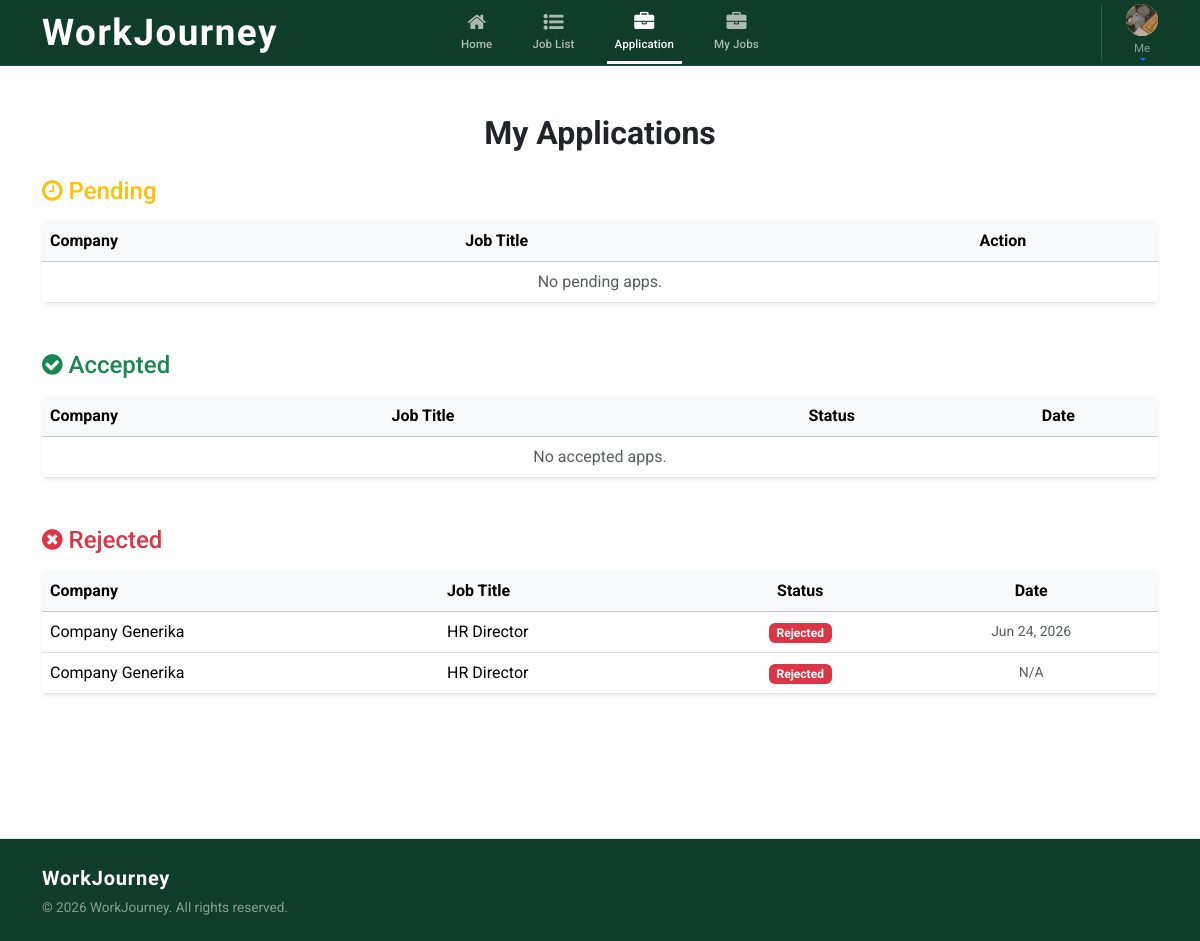
The page /pages/jobs.php (signed in) on the database its author committed.
### tables this page shows
CREATE TABLE `users` (
  `UserID` int(11) NOT NULL,
  `FullName` varchar(100) NOT NULL,
  `Email` varchar(150) NOT NULL,
  `Password` varchar(255) NOT NULL,
  `Usertype` varchar(255) NOT NULL,
  `Location` varchar(200) DEFAULT NULL,
  `JobTitle` varchar(100) DEFAULT NULL,
  `CompanyName` varchar(255) DEFAULT NULL,
  `ContactNumber` varchar(20) DEFAULT NULL,
  `ProfileImagePath` varchar(255) DEFAULT NULL
);

CREATE TABLE `applications` (
  `ApplicationID` int(11) NOT NULL,
  `JobID` int(11) NOT NULL,
  `ApplicantID` int(11) NOT NULL,
  `ResumePath` varchar(255) NOT NULL,
  `AppliedDate` timestamp NOT NULL DEFAULT current_timestamp(),
  `PortfolioPath` varchar(255) DEFAULT NULL,
  `Status` enum('Pending','Accepted','Rejected') DEFAULT 'Pending',
  `EmployerID` int(11) DEFAULT NULL,
  `StatusDate` datetime DEFAULT NULL,
  `coverletter` varchar(255) NOT NULL
);

CREATE TABLE `jobs` (
  `JobID` int(11) NOT NULL,
  `EmployerID` int(11) NOT NULL,
  `JobTitle` varchar(255) NOT NULL,
  `Description` text NOT NULL,
  `JobType` enum('Full-Time','Part-Time','Contract','Internship','Freelance') NOT NULL,
  `WorkSetup` enum('On-Site','Remote','Hybrid') NOT NULL,
  `ExperienceLevel` varchar(50) DEFAULT NULL,
  `Location` varchar(255) DEFAULT NULL,
  `PostedDate` timestamp NOT NULL DEFAULT current_timestamp(),
  `Salary` varchar(255) DEFAULT NULL,
  `Status` varchar(20) DEFAULT 'Open',
  `MaxApplicants` int(11) DEFAULT 1
);

### classes/UserClass.php (called while the page is built, shortened)
<?php
class UserClass
{
    private static $databaseName = "jobdb";
    private static $conn = null;
    private static function getDb()
    {
        if (self::$conn === null) {
            self::$conn = new mysqli("localhost", "root", "", self::$databaseName);
        }
        return self::$conn;
    }
    public static function getUserById($id)
    {
        $conn = self::getDb();
        $stmt = $conn->prepare("SELECT UserID, FullName, Email, JobTitle, Location, ContactNumber, ProfileImagePath, Usertype, CompanyName FROM users WHERE UserID = ? LIMIT 1");
        $stmt->bind_param("i", $id);
        $stmt->execute();
        $user = $stmt->get_result()->fetch_assoc();
        if ($user) {
            $user['DisplaySubtext'] = ($user['Usertype'] === 'employer')
                ? ($user['CompanyName'] ?? $user['JobTitle'])
                : ($user['JobTitle'] ?? '');
        }
        return $user;
    }
}

### classes/ApplicationClass.php (called while the page is built, shortened)
<?php
class ApplicationClass
{
    private static function getConnection(): mysqli
    {
        $conn = new mysqli("localhost", "root", "", "jobdb");
        return $conn;
    }
    public static function getApplicationsByUser(int $applicantId): array
    {
        $conn = self::getConnection();
        $stmt = $conn->prepare("
            SELECT a.*, j.JobTitle, j.JobType, j.WorkSetup, j.Location, u.FullName AS EmployerName, u.CompanyName
            FROM applications a
            JOIN jobs j ON a.JobID = j.JobID
            JOIN users u ON j.EmployerID = u.UserID
            WHERE a.ApplicantID = ?
            ORDER BY a.AppliedDate DESC
        ");
        $stmt->bind_param("i", $applicantId);
        $stmt->execute();
        $apps = $stmt->get_result()->fetch_all(MYSQLI_ASSOC);
        return $apps;
    }
}

### pages/jobs.php (the view, shortened to what this page needs)
<?php
require_once '../classes/UserClass.php';
require_once '../classes/ApplicationClass.php';
$user = UserClass::getUserById($_SESSION['user_id']);
$allApplications = ApplicationClass::getApplicationsByUser($_SESSION['user_id']);
$pendingApps = array_filter($allApplications, function($app) {
    return isset($app['Status']) && strtolower($app['Status']) === 'pending';
});
$acceptedApps = array_filter($allApplications, function($app) {
    return isset($app['Status']) && strtolower($app['Status']) === 'accepted';
});
$rejectedApps = array_filter($allApplications, function($app) {
    return isset($app['Status']) && strtolower($app['Status']) === 'rejected';
});
?>
<!DOCTYPE html>
<html lang="en">
<head>
  <link href="https://cdn.jsdelivr.net/npm/bootstrap@5.3.3/dist/css/bootstrap.min.css" rel="stylesheet" />
  <link rel="stylesheet" type="text/css" href="https://cdnjs.cloudflare.com/ajax/libs/font-awesome/4.7.0/css/font-awesome.min.css">
  <link href="styles.css" rel="stylesheet" />
</head>
<body>
  <nav class="navbar navbar-expand-lg bg-green border-bottom sticky-top py-0">
    <div class="container">
      <div class="d-flex align-items-center gap-2 my-2 my-lg-0 flex-grow-1 flex-lg-grow-0">
        <a class="navbar-brand jobful-title text-white m-0 pe-2 text-decoration-none" href="home.php">WorkJourney</a>
      </div>
      <div class="collapse navbar-collapse" id="navbarNav">
        <ul class="navbar-nav mx-auto align-items-center column-nav gap-0 gap-lg-4 py-2 py-lg-0">
          <li class="nav-item"><a class="nav-link d-flex flex-column align-items-center text-center text-white-50" href="home.php"><i class="fa fa-home fs-5 mb-1"></i><span class="nav-label">Home</span></a></li>
          <li class="nav-item"><a class="nav-link d-flex flex-column align-items-center text-center text-white-50" href="job-list.php"><i class="fa fa-list-ul fs-5 mb-1"></i><span class="nav-label">Job List</span></a></li>
          <li class="nav-item"><a class="nav-link d-flex flex-column align-items-center text-center active text-white" href="jobs.php"><i class="fa fa-briefcase fs-5 mb-1"></i><span class="nav-label">Application</span></a></li>
          <?php if (isset($user['Usertype']) && strtolower($user['Usertype']) !== 'employer'): ?>
    <li class="nav-item">
        <a class="nav-link d-flex flex-column align-items-center text-center" href="my-jobs.php">
            <i class="fa fa-briefcase fs-5 mb-1"></i>
            <span class="nav-label">My Jobs</span>
        </a>
    </li>
<?php endif; ?>
        </ul>
        <div class="navbar-nav ms-auto align-items-center border-start-lg ps-lg-4 py-2 py-lg-0">
          <div class="dropdown">
            <a class="d-flex flex-column align-items-center text-center text-decoration-none dropdown-toggle nav-link-profile" href="#" role="button" data-bs-toggle="dropdown" aria-expanded="false">
              <div class="avatar-sm mb-1 d-flex align-items-center justify-content-center overflow-hidden" style="width: 32px; height: 32px; border-radius: 50%; background: #eee;">
    <?php if (!empty($user['ProfileImagePath']) && file_exists("../uploads/profile_img/" . $user['ProfileImagePath'])): ?>
        <img src="../uploads/profile_img/<?= htmlspecialchars($user['ProfileImagePath']) ?>" style="width:100%; height:100%; object-fit:cover;">
    <?php else: ?>
        <span class="text-secondary fw-bold"><?= strtoupper(substr($user['FullName'] ?? 'U', 0, 1)) ?></span>
    <?php endif; ?>
</div>
              <span class="nav-label text-white-50">Me</span>
            </a>
          </div>
        </div>
      </div>
    </div>
  </nav>
<div class="container py-5">
    <h2 class="mb-4 fw-bold text-center">My Applications</h2>
    <div class="row justify-content-center">
        <div class="col-12 mb-5">
            <h4 class="mb-3 text-warning"><i class="fa fa-clock-o"></i> Pending</h4>
            <div class="table-responsive shadow-sm bg-white rounded">
                <table class="table table-hover align-middle mb-0">
                    <thead class="table-light">
                        <tr>
                            <th>Company</th>
                            <th>Job Title</th>
                            <th class="text-center">Action</th>
                        </tr>
                    </thead>
                    <tbody>
                        <?php if (!empty($pendingApps)): foreach ($pendingApps as $app): ?>
                            <tr>
                                <td>
                                    <?php
                                    $img = (!empty($app['ProfileImagePath']) && file_exists("../uploads/profile_img/" . $app['ProfileImagePath']))
                                           ? "../uploads/profile_img/" . htmlspecialchars($app['ProfileImagePath'])
                                           : null;
                                    ?>
                                    <?php if ($img): ?>
                                        <img src="<?= $img ?>" style="width:30px; height:30px; border-radius:50%; object-fit:cover; margin-right:8px;">
                                    <?php else: ?>
                                        <div class="d-inline-block bg-secondary text-white text-center" style="width:30px; height:30px; border-radius:50%; line-height:30px; margin-right:8px; font-size:12px;"><?= strtoupper(substr($app['CompanyName'] ?? '?', 0, 1)) ?></div>
                                    <?php endif; ?>
                                    <?= htmlspecialchars($app['CompanyName'] ?? 'N/A') ?>
                                </td>
                                <td><?= htmlspecialchars($app['JobTitle']) ?></td>
                                <td class="text-center">
                                    <form method="POST" onsubmit="return confirm('Withdraw application?');">
                                        <input type="hidden" name="withdraw_id" value="<?= $app['ApplicationID'] ?>">
                                        <button type="submit" class="btn btn-sm btn-outline-danger">Cancel</button>
                                    </form>
                                </td>
                            </tr>
                        <?php endforeach; else: ?>
                            <tr><td colspan="3" class="text-center text-muted">No pending apps.</td></tr>
                        <?php endif; ?>
                    </tbody>
                </table>
            </div>
        </div>
        <div class="col-12 mb-5">
            <h4 class="mb-3 text-success"><i class="fa fa-check-circle"></i> Accepted</h4>
<div class="table-responsive shadow-sm bg-white rounded">
    <table class="table table-hover align-middle mb-0">
        <thead class="table-light">
            <tr>
                <th>Company</th>
                <th>Job Title</th>
                <th class="text-center">Status</th>
                <th class="text-center">Date</th> </tr>
        </thead>
        <tbody>
            <?php if (!empty($acceptedApps)): foreach ($acceptedApps as $app): ?>
                <tr>
                    <td>
                        <?= htmlspecialchars($app['CompanyName'] ?? 'N/A') ?>
                    </td>
                    <td><?= htmlspecialchars($app['JobTitle']) ?></td>
                    <td class="text-center"><span class="badge bg-success">Confirmed</span></td>
                    <td class="text-center small text-muted">
                        <?= !empty($app['StatusDate']) ? date('M j, Y', strtotime($app['StatusDate'])) : 'N/A' ?>
                    </td>
                </tr>
            <?php endforeach; else: ?>
                <tr><td colspan="4" class="text-center text-muted">No accepted apps.</td></tr>
            <?php endif; ?>
        </tbody>
    </table>
</div>
        </div>
        <div class="col-12 mb-5">
            <h4 class="mb-3 text-danger"><i class="fa fa-times-circle"></i> Rejected</h4>
            <div class="table-responsive shadow-sm bg-white rounded">
    <table class="table table-hover align-middle mb-0">
        <thead class="table-light">
            <tr>
                <th>Company</th>
                <th>Job Title</th>
                <th class="text-center">Status</th>
                <th class="text-center">Date</th> </tr>
        </thead>
        <tbody>
            <?php if (!empty($rejectedApps)): foreach ($rejectedApps as $app): ?>
                <tr>
                    <td>
                        <?= htmlspecialchars($app['CompanyName'] ?? 'N/A') ?>
                    </td>
                    <td><?= htmlspecialchars($app['JobTitle']) ?></td>
                    <td class="text-center"><span class="badge bg-danger">Rejected</span></td>
                    <td class="text-center small text-muted">
                        <?= !empty($app['StatusDate']) ? date('M j, Y', strtotime($app['StatusDate'])) : 'N/A' ?>
                    </td>
                </tr>
            <?php endforeach; else: ?>
                <tr><td colspan="4" class="text-center text-muted">No rejected apps.</td></tr>
            <?php endif; ?>
        </tbody>
    </table>
</div>
        </div>
    </div>
  </div>
  <footer class="footer-custom mt-5 border-top bg-green text-white">
    <div class="container py-4">
      <div class="row align-items-center justify-content-between g-3">
        <div class="col-md-4 text-center text-md-start">
          <span class="jobful-title text-white fs-5 fw-bold text-decoration-none">WorkJourney</span>
          <p class="small-note text-white-50 mb-0 mt-1">&copy; 2026 WorkJourney. All rights reserved.</p>
        </div>
      </div>
    </div>
  </footer>
</body>
</html>

### pages/styles.css (style rules this page uses)
body { font-family: 'Roboto', sans-serif; margin: 0; background-color: #ffffff; display: flex; flex-direction: column; min-height: 100vh; }
html { height: 100%; }
.jobful-title { font-family: 'Antonio', sans-serif; font-size: 2.3rem; font-weight: 700; color: #0f3d2a; letter-spacing: 0.04em; margin-bottom: 0.25rem; }
.bg-green { background-color: #0f3d2a !important; }
.navbar { border-bottom: 1px solid rgba(255, 255, 255, 0.1) !important; }
.column-nav .nav-link { padding-top: 0.65rem !important; padding-bottom: 0.65rem !important; color: rgba(255, 255, 255, 0.65) !important; position: relative; transition: color 0.2s ease, opacity 0.2s ease; }
.column-nav .nav-label { font-size: 0.72rem; font-weight: 500; letter-spacing: 0.01em; }
.column-nav .nav-link:hover, .column-nav .nav-link.active { color: #ffffff !important; opacity: 1; }
@media (min-width: 992px) { .column-nav .nav-link::after { content: ''; position: absolute; bottom: 0; left: 0; width: 100%; height: 3px; background-color: transparent; transition: background-color 0.2s ease; } }
@media (min-width: 992px) { .column-nav .nav-link.active::after, .column-nav .nav-link:hover::after { background-color: #ffffff; } }
@media (min-width: 992px) { .border-start-lg { border-left: 1px solid rgba(255, 255, 255, 0.15); } }
.nav-link-profile { font-size: 0.72rem; transition: opacity 0.2s ease; }
.avatar-sm { width: 32px; height: 32px; background: rgba(255, 255, 255, 0.2); color: #ffffff; display: flex; align-items: center; justify-content: center; font-weight: 700; font-size: 0.85rem; border-radius: 50%; }
.small-note { font-size: 0.85rem; }
.footer-custom { background-color: #ffffff; border-color: #e2e8f0 !important; }

### rows shown on the page
users: ProfileImagePath (picture)
applications: users.CompanyName "Company Generika", JobID.JobTitle "HR Director", StatusDate "Jun 24, 2026"
applications: users.CompanyName "Company Generika", JobID.JobTitle "HR Director", shows "N/A"
